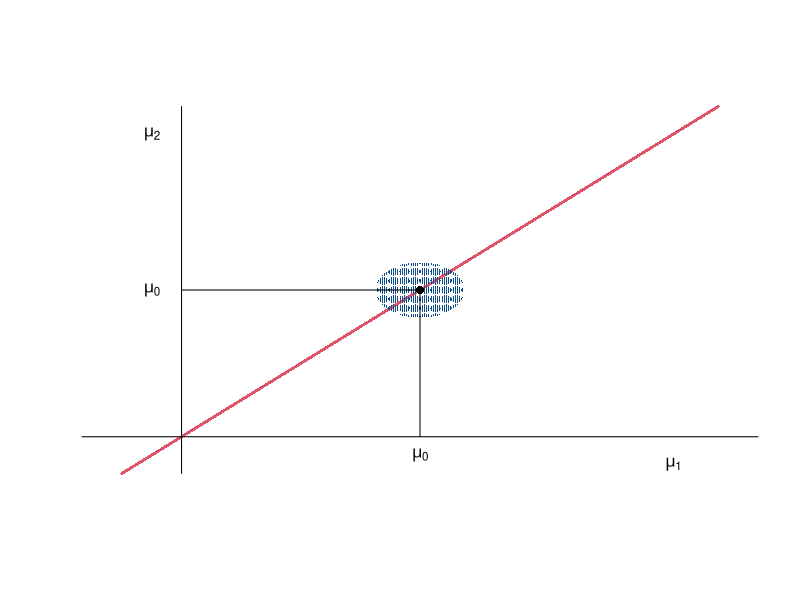
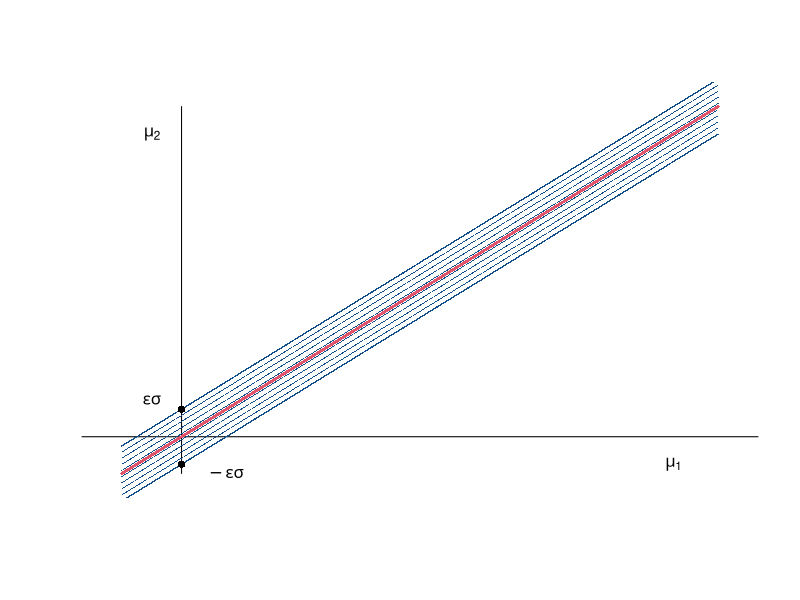

Here is the R script that generated these plots, in order:
png("figures/bioequiv1.png",width = 4, height = 4, units = 'in', res = 400)
# Plot 1
plot(c(-1.05,1.05),c(-1.05,1.05),pch=NA,xlab="",
     ylab="",  yaxt="n",bty="n",
     xaxt="n",cex.lab=2)
p <- seq(-1,1,length.out = 1000)
eps_new=0.15
points(p,p,pch=16,cex=0.4,col=2,lwd=3)
axis(1, pos=-0.8, at=-5:5,labels = FALSE, lwd.tick=0,xlab="a")
axis(2, pos=-0.8,labels = FALSE, lwd.tick=0)
text(0.85,-0.95,expression(mu[1]), 
     cex=1)
text(-0.90,0.85,expression(mu[2]), 
     cex=1)
p0=0
points(p0,p0,cex=1.1,pch=16,col=1)
B <- 50
p_circle <- seq(p0-eps_new,p0+eps_new,length.out = B)
for(i in seq_along(p_circle))
{
  for(j in seq_along(p_circle))
  {
    if((p_circle[i])^2+(p_circle[j])^2<eps_new^2)
    {
      points(p_circle[i],p_circle[j],
             cex=0.08,pch=16,col=colors()[colors()=="dodgerblue4"])   
    }
  }
}
points(p0,p0,cex=1.1,pch=16,col=1)
lines(x=c(0,0),y=c(-0.8,0))
lines(x=c(0,-0.8),y=c(0,0))
text(0,-0.9,expression(mu[0]), 
     cex=1)
text(-0.9,0,expression(mu[0]), 
     cex=1)
dev.off()


png("figures/bioequiv2.png",width = 4, height = 4, units = 'in', res = 400)
plot(c(-1.05,1.05),c(-1.05,1.05),pch=NA,xlab="",
     ylab="",  yaxt="n",bty="n",
     xaxt="n",cex.lab=2)
p <- seq(-1,1,length.out = 1000)
eps_new=0.15
points(p,p,pch=16,cex=0.4,col=2,lwd=3)
axis(1, pos=-0.8, at=-5:5,labels = FALSE, lwd.tick=0,xlab="a")
axis(2, pos=-0.8,labels = FALSE, lwd.tick=0)
text(0.85,-0.95,expression(mu[1]), 
     cex=1)
text(-0.90,0.85,expression(mu[2]), 
     cex=1)

points(p,p+eps_new,pch=16,cex=0.2,col=colors()[colors()=="dodgerblue4"],lwd=1)
points(p,p-eps_new,pch=16,cex=0.2,col=colors()[colors()=="dodgerblue4"],lwd=1)
  
B <- 10
for(i in seq_along(p))
{
  points(rep(p[i],B),seq(p[i]-eps_new,p[i]+eps_new,length.out = B),
         cex=0.08,pch=16,col=colors()[colors()=="dodgerblue4"])
}

points(-0.8,eps_new-0.8,pch=16)
text(-0.9,eps_new-0.75,expression(epsilon*sigma), 
     cex=1)
points(-0.8,-eps_new-0.8,pch=16)
text(-0.65,-eps_new-0.85,expression(-epsilon*sigma), 
     cex=1)
points(p,p,pch=16,cex=0.4,col=2,lwd=3)

dev.off()